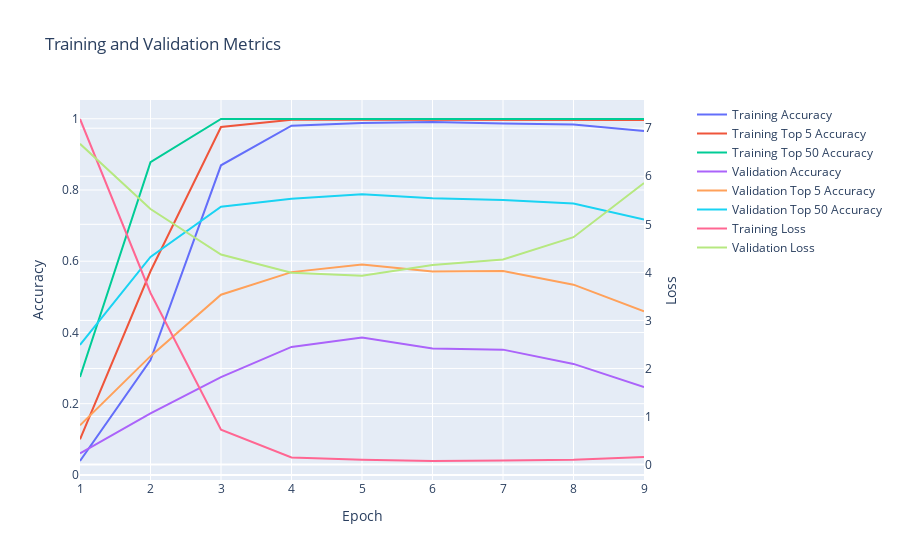

Notebook code cell kept with this figure:
### Code cell
softmax_cross_entropy_model.display_training_history()

### Figure 1 — Plotly figure (JSON) as saved in the notebook; plotly's stock layout.template omitted (floating-point values rounded to 4 significant figures)
{"data": [{"mode": "lines", "name": "Training Accuracy", "type": "scatter", "x": [1, 2, 3, 4, 5, 6, 7, 8, 9], "xaxis": "x", "y": [0.03905, 0.3225, 0.8694, 0.9806, 0.9885, 0.9908, 0.9868, 0.9841, 0.9655, 0.961], "yaxis": "y"}, {"mode": "lines", "name": "Training Top 5 Accuracy", "type": "scatter", "x": [1, 2, 3, 4, 5, 6, 7, 8, 9], "xaxis": "x", "y": [0.09986, 0.5719, 0.9768, 0.9976, 0.9974, 0.9973, 0.9972, 0.9977, 0.9965, 0.9962], "yaxis": "y"}, {"mode": "lines", "name": "Training Top 50 Accuracy", "type": "scatter", "x": [1, 2, 3, 4, 5, 6, 7, 8, 9], "xaxis": "x", "y": [0.2749, 0.8784, 0.9994, 0.999, 0.9988, 0.9991, 0.9988, 0.999, 0.9992, 0.9996], "yaxis": "y"}, {"mode": "lines", "name": "Validation Accuracy", "type": "scatter", "x": [1, 2, 3, 4, 5, 6, 7, 8, 9], "xaxis": "x", "y": [0.06047, 0.1728, 0.2747, 0.3594, 0.3856, 0.3549, 0.3518, 0.3117, 0.2464, 0.2585], "yaxis": "y"}, {"mode": "lines", "name": "Validation Top 5 Accuracy", "type": "scatter", "x": [1, 2, 3, 4, 5, 6, 7, 8, 9], "xaxis": "x", "y": [0.1393, 0.3334, 0.5059, 0.5695, 0.5905, 0.5708, 0.5726, 0.5342, 0.4592, 0.4689], "yaxis": "y"}, {"mode": "lines", "name": "Validation Top 50 Accuracy", "type": "scatter", "x": [1, 2, 3, 4, 5, 6, 7, 8, 9], "xaxis": "x", "y": [0.3649, 0.612, 0.7533, 0.7754, 0.7882, 0.7771, 0.7723, 0.7619, 0.7173, 0.7239], "yaxis": "y"}, {"mode": "lines", "name": "Training Loss", "type": "scatter", "x": [1, 2, 3, 4, 5, 6, 7, 8, 9], "xaxis": "x", "y": [7.192, 3.571, 0.7259, 0.1471, 0.09769, 0.07388, 0.08317, 0.102, 0.1562, 0.1674], "yaxis": "y2"}, {"mode": "lines", "name": "Validation Loss", "type": "scatter", "x": [1, 2, 3, 4, 5, 6, 7, 8, 9], "xaxis": "x", "y": [6.676, 5.318, 4.372, 3.992, 3.93, 4.152, 4.269, 4.732, 5.86, 6.197], "yaxis": "y2"}], "layout": {"title": {"text": "Training and Validation Metrics"}, "xaxis": {"anchor": "y", "domain": [0.0, 0.94], "title": {"text": "Epoch"}}, "yaxis": {"anchor": "x", "domain": [0.0, 1.0], "title": {"text": "Accuracy"}}, "yaxis2": {"anchor": "x", "overlaying": "y", "side": "right", "title": {"text": "Loss"}}}}
